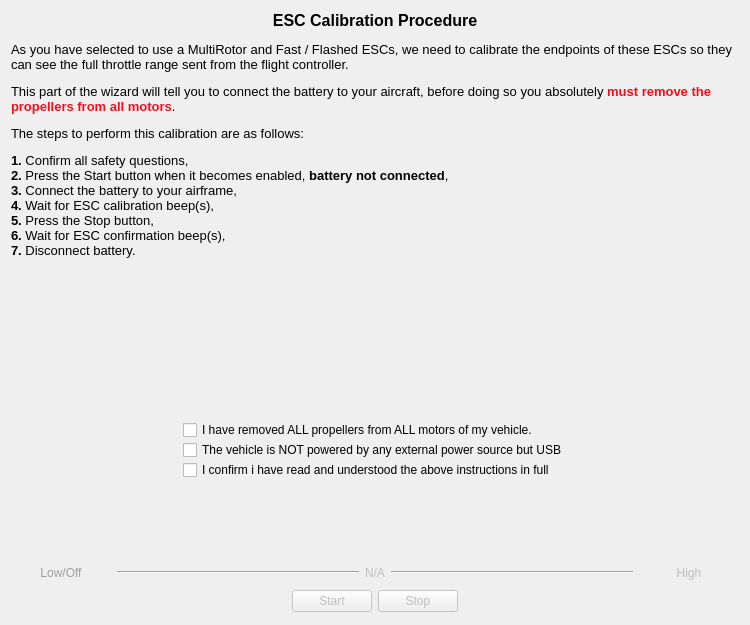
<?xml version="1.0" encoding="UTF-8"?>
<ui version="4.0">
 <class>EscCalibrationPage</class>
 <widget class="QWizardPage" name="EscCalibrationPage">
  <property name="geometry">
   <rect>
    <x>0</x>
    <y>0</y>
    <width>750</width>
    <height>625</height>
   </rect>
  </property>
  <property name="windowTitle">
   <string>WizardPage</string>
  </property>
  <layout class="QVBoxLayout" name="verticalLayout">
   <item>
    <widget class="QLabel" name="label">
     <property name="minimumSize">
      <size>
       <width>0</width>
       <height>290</height>
      </size>
     </property>
     <property name="maximumSize">
      <size>
       <width>16777215</width>
       <height>16777215</height>
      </size>
     </property>
     <property name="text">
      <string>&lt;!DOCTYPE HTML PUBLIC &quot;-//W3C//DTD HTML 4.0//EN&quot; &quot;http://www.w3.org/TR/REC-html40/strict.dtd&quot;&gt;
&lt;html&gt;&lt;head&gt;&lt;meta name=&quot;qrichtext&quot; content=&quot;1&quot; /&gt;&lt;style type=&quot;text/css&quot;&gt;
p, li { white-space: pre-wrap; }
&lt;/style&gt;&lt;/head&gt;&lt;body style=&quot; font-family:'Cantarell'; font-size:11pt; font-weight:400; font-style:normal;&quot;&gt;
&lt;p align=&quot;center&quot; style=&quot; margin-top:12px; margin-bottom:12px; margin-left:0px; margin-right:0px; -qt-block-indent:0; text-indent:0px;&quot;&gt;&lt;span style=&quot; font-size:12pt; font-weight:600;&quot;&gt;ESC Calibration Procedure&lt;/span&gt;&lt;/p&gt;
&lt;p style=&quot; margin-top:12px; margin-bottom:12px; margin-left:0px; margin-right:0px; -qt-block-indent:0; text-indent:0px;&quot;&gt;&lt;span style=&quot; font-size:10pt;&quot;&gt;As you have selected to use a MultiRotor and Fast / Flashed ESCs, we need to calibrate the endpoints of these ESCs so they can see the full throttle range sent from the flight controller.&lt;/span&gt;&lt;/p&gt;
&lt;p style=&quot; margin-top:12px; margin-bottom:12px; margin-left:0px; margin-right:0px; -qt-block-indent:0; text-indent:0px;&quot;&gt;&lt;span style=&quot; font-size:10pt;&quot;&gt;This part of the wizard will tell you to connect the battery to your aircraft, before doing so you absolutely &lt;/span&gt;&lt;span style=&quot; font-size:10pt; font-weight:600; color:#f30f1d;&quot;&gt;must remove the propellers from all motors&lt;/span&gt;&lt;span style=&quot; font-size:10pt;&quot;&gt;. &lt;/span&gt;&lt;/p&gt;
&lt;p style=&quot; margin-top:12px; margin-bottom:12px; margin-left:0px; margin-right:0px; -qt-block-indent:0; text-indent:0px;&quot;&gt;&lt;span style=&quot; font-size:10pt;&quot;&gt;The steps to perform this calibration are as follows:&lt;/span&gt;&lt;/p&gt;
&lt;p style=&quot; margin-top:12px; margin-bottom:12px; margin-left:0px; margin-right:0px; -qt-block-indent:0; text-indent:0px;&quot;&gt;&lt;span style=&quot; font-size:10pt; font-weight:600;&quot;&gt;1.&lt;/span&gt;&lt;span style=&quot; font-size:10pt;&quot;&gt; Confirm all safety questions,&lt;br /&gt;&lt;/span&gt;&lt;span style=&quot; font-size:10pt; font-weight:600;&quot;&gt;2.&lt;/span&gt;&lt;span style=&quot; font-size:10pt;&quot;&gt; Press the Start button when it becomes enabled, &lt;/span&gt;&lt;span style=&quot; font-size:10pt; font-weight:600;&quot;&gt;battery not connected&lt;/span&gt;&lt;span style=&quot; font-size:10pt;&quot;&gt;,&lt;br /&gt;&lt;/span&gt;&lt;span style=&quot; font-size:10pt; font-weight:600;&quot;&gt;3.&lt;/span&gt;&lt;span style=&quot; font-size:10pt;&quot;&gt; Connect the battery to your airframe,&lt;br /&gt;&lt;/span&gt;&lt;span style=&quot; font-size:10pt; font-weight:600;&quot;&gt;4.&lt;/span&gt;&lt;span style=&quot; font-size:10pt;&quot;&gt; Wait for ESC calibration beep(s),&lt;br /&gt;&lt;/span&gt;&lt;span style=&quot; font-size:10pt; font-weight:600;&quot;&gt;5.&lt;/span&gt;&lt;span style=&quot; font-size:10pt;&quot;&gt; Press the Stop button,&lt;br /&gt;&lt;/span&gt;&lt;span style=&quot; font-size:10pt; font-weight:600;&quot;&gt;6.&lt;/span&gt;&lt;span style=&quot; font-size:10pt;&quot;&gt; Wait for ESC confirmation beep(s),&lt;br /&gt;&lt;/span&gt;&lt;span style=&quot; font-size:10pt; font-weight:600;&quot;&gt;7.&lt;/span&gt;&lt;span style=&quot; font-size:10pt;&quot;&gt; Disconnect battery.&lt;/span&gt;&lt;/p&gt;&lt;/body&gt;&lt;/html&gt;</string>
     </property>
     <property name="textFormat">
      <enum>Qt::AutoText</enum>
     </property>
     <property name="alignment">
      <set>Qt::AlignLeading|Qt::AlignLeft|Qt::AlignTop</set>
     </property>
     <property name="wordWrap">
      <bool>true</bool>
     </property>
    </widget>
   </item>
   <item>
    <spacer name="verticalSpacer_2">
     <property name="orientation">
      <enum>Qt::Vertical</enum>
     </property>
     <property name="sizeType">
      <enum>QSizePolicy::Expanding</enum>
     </property>
     <property name="sizeHint" stdset="0">
      <size>
       <width>20</width>
       <height>2</height>
      </size>
     </property>
    </spacer>
   </item>
   <item>
    <layout class="QHBoxLayout" name="horizontalLayout_2">
     <property name="topMargin">
      <number>0</number>
     </property>
     <item>
      <spacer name="horizontalSpacer_3">
       <property name="orientation">
        <enum>Qt::Horizontal</enum>
       </property>
       <property name="sizeHint" stdset="0">
        <size>
         <width>40</width>
         <height>20</height>
        </size>
       </property>
      </spacer>
     </item>
     <item>
      <layout class="QVBoxLayout" name="verticalLayout_2" stretch="1000,100,100">
       <property name="spacing">
        <number>0</number>
       </property>
       <property name="sizeConstraint">
        <enum>QLayout::SetMinimumSize</enum>
       </property>
       <property name="topMargin">
        <number>0</number>
       </property>
       <item>
        <widget class="QCheckBox" name="securityCheckBox1">
         <property name="text">
          <string>I have removed ALL propellers from ALL motors of my vehicle.</string>
         </property>
         <property name="iconSize">
          <size>
           <width>24</width>
           <height>24</height>
          </size>
         </property>
        </widget>
       </item>
       <item>
        <widget class="QCheckBox" name="securityCheckBox2">
         <property name="text">
          <string>The vehicle is NOT powered by any external power source but USB</string>
         </property>
        </widget>
       </item>
       <item>
        <widget class="QCheckBox" name="securityCheckBox3">
         <property name="text">
          <string>I confirm i have read and understood the above instructions in full</string>
         </property>
        </widget>
       </item>
      </layout>
     </item>
     <item>
      <spacer name="horizontalSpacer_4">
       <property name="orientation">
        <enum>Qt::Horizontal</enum>
       </property>
       <property name="sizeHint" stdset="0">
        <size>
         <width>40</width>
         <height>20</height>
        </size>
       </property>
      </spacer>
     </item>
    </layout>
   </item>
   <item>
    <layout class="QHBoxLayout" name="horizontalLayout_3">
     <property name="topMargin">
      <number>0</number>
     </property>
     <item>
      <widget class="QLabel" name="nonconnectedLabel">
       <property name="minimumSize">
        <size>
         <width>155</width>
         <height>70</height>
        </size>
       </property>
       <property name="maximumSize">
        <size>
         <width>155</width>
         <height>70</height>
        </size>
       </property>
       <property name="text">
        <string/>
       </property>
       <property name="pixmap">
        <pixmap resource="../wizardResources.qrc">:/setupwizard/resources/not-connected.png</pixmap>
       </property>
       <property name="scaledContents">
        <bool>true</bool>
       </property>
      </widget>
     </item>
     <item>
      <widget class="QLabel" name="connectedLabel">
       <property name="enabled">
        <bool>false</bool>
       </property>
       <property name="minimumSize">
        <size>
         <width>155</width>
         <height>70</height>
        </size>
       </property>
       <property name="maximumSize">
        <size>
         <width>155</width>
         <height>70</height>
        </size>
       </property>
       <property name="text">
        <string/>
       </property>
       <property name="pixmap">
        <pixmap resource="../wizardResources.qrc">:/setupwizard/resources/connected.png</pixmap>
       </property>
       <property name="scaledContents">
        <bool>true</bool>
       </property>
      </widget>
     </item>
    </layout>
   </item>
   <item>
    <layout class="QHBoxLayout" name="horizontalLayout_4">
     <property name="topMargin">
      <number>0</number>
     </property>
     <item>
      <widget class="QPushButton" name="outputLow">
       <property name="enabled">
        <bool>false</bool>
       </property>
       <property name="minimumSize">
        <size>
         <width>100</width>
         <height>22</height>
        </size>
       </property>
       <property name="palette">
        <palette>
         <active>
          <colorrole role="WindowText">
           <brush brushstyle="SolidPattern">
            <color alpha="255">
             <red>255</red>
             <green>255</green>
             <blue>255</blue>
            </color>
           </brush>
          </colorrole>
          <colorrole role="Button">
           <brush brushstyle="LinearGradientPattern">
            <gradient startx="0.507000000000000" starty="0.000000000000000" endx="0.507000000000000" endy="0.772000000000000" type="LinearGradient" spread="ReflectSpread" coordinatemode="ObjectBoundingMode">
             <gradientstop position="0.208955000000000">
              <color alpha="255">
               <red>34</red>
               <green>34</green>
               <blue>200</blue>
              </color>
             </gradientstop>
             <gradientstop position="0.786070000000000">
              <color alpha="255">
               <red>6</red>
               <green>6</green>
               <blue>150</blue>
              </color>
             </gradientstop>
            </gradient>
           </brush>
          </colorrole>
          <colorrole role="Text">
           <brush brushstyle="SolidPattern">
            <color alpha="255">
             <red>255</red>
             <green>255</green>
             <blue>255</blue>
            </color>
           </brush>
          </colorrole>
          <colorrole role="ButtonText">
           <brush brushstyle="SolidPattern">
            <color alpha="255">
             <red>255</red>
             <green>255</green>
             <blue>255</blue>
            </color>
           </brush>
          </colorrole>
          <colorrole role="Base">
           <brush brushstyle="LinearGradientPattern">
            <gradient startx="0.507000000000000" starty="0.000000000000000" endx="0.507000000000000" endy="0.772000000000000" type="LinearGradient" spread="ReflectSpread" coordinatemode="ObjectBoundingMode">
             <gradientstop position="0.208955000000000">
              <color alpha="255">
               <red>34</red>
               <green>34</green>
               <blue>200</blue>
              </color>
             </gradientstop>
             <gradientstop position="0.786070000000000">
              <color alpha="255">
               <red>6</red>
               <green>6</green>
               <blue>150</blue>
              </color>
             </gradientstop>
            </gradient>
           </brush>
          </colorrole>
          <colorrole role="Window">
           <brush brushstyle="LinearGradientPattern">
            <gradient startx="0.507000000000000" starty="0.000000000000000" endx="0.507000000000000" endy="0.772000000000000" type="LinearGradient" spread="ReflectSpread" coordinatemode="ObjectBoundingMode">
             <gradientstop position="0.208955000000000">
              <color alpha="255">
               <red>34</red>
               <green>34</green>
               <blue>200</blue>
              </color>
             </gradientstop>
             <gradientstop position="0.786070000000000">
              <color alpha="255">
               <red>6</red>
               <green>6</green>
               <blue>150</blue>
              </color>
             </gradientstop>
            </gradient>
           </brush>
          </colorrole>
         </active>
         <inactive>
          <colorrole role="WindowText">
           <brush brushstyle="SolidPattern">
            <color alpha="255">
             <red>255</red>
             <green>255</green>
             <blue>255</blue>
            </color>
           </brush>
          </colorrole>
          <colorrole role="Button">
           <brush brushstyle="LinearGradientPattern">
            <gradient startx="0.507000000000000" starty="0.000000000000000" endx="0.507000000000000" endy="0.772000000000000" type="LinearGradient" spread="ReflectSpread" coordinatemode="ObjectBoundingMode">
             <gradientstop position="0.208955000000000">
              <color alpha="255">
               <red>34</red>
               <green>34</green>
               <blue>200</blue>
              </color>
             </gradientstop>
             <gradientstop position="0.786070000000000">
              <color alpha="255">
               <red>6</red>
               <green>6</green>
               <blue>150</blue>
              </color>
             </gradientstop>
            </gradient>
           </brush>
          </colorrole>
          <colorrole role="Text">
           <brush brushstyle="SolidPattern">
            <color alpha="255">
             <red>255</red>
             <green>255</green>
             <blue>255</blue>
            </color>
           </brush>
          </colorrole>
          <colorrole role="ButtonText">
           <brush brushstyle="SolidPattern">
            <color alpha="255">
             <red>255</red>
             <green>255</green>
             <blue>255</blue>
            </color>
           </brush>
          </colorrole>
          <colorrole role="Base">
           <brush brushstyle="LinearGradientPattern">
            <gradient startx="0.507000000000000" starty="0.000000000000000" endx="0.507000000000000" endy="0.772000000000000" type="LinearGradient" spread="ReflectSpread" coordinatemode="ObjectBoundingMode">
             <gradientstop position="0.208955000000000">
              <color alpha="255">
               <red>34</red>
               <green>34</green>
               <blue>200</blue>
              </color>
             </gradientstop>
             <gradientstop position="0.786070000000000">
              <color alpha="255">
               <red>6</red>
               <green>6</green>
               <blue>150</blue>
              </color>
             </gradientstop>
            </gradient>
           </brush>
          </colorrole>
          <colorrole role="Window">
           <brush brushstyle="LinearGradientPattern">
            <gradient startx="0.507000000000000" starty="0.000000000000000" endx="0.507000000000000" endy="0.772000000000000" type="LinearGradient" spread="ReflectSpread" coordinatemode="ObjectBoundingMode">
             <gradientstop position="0.208955000000000">
              <color alpha="255">
               <red>34</red>
               <green>34</green>
               <blue>200</blue>
              </color>
             </gradientstop>
             <gradientstop position="0.786070000000000">
              <color alpha="255">
               <red>6</red>
               <green>6</green>
               <blue>150</blue>
              </color>
             </gradientstop>
            </gradient>
           </brush>
          </colorrole>
         </inactive>
         <disabled>
          <colorrole role="WindowText">
           <brush brushstyle="SolidPattern">
            <color alpha="255">
             <red>159</red>
             <green>158</green>
             <blue>158</blue>
            </color>
           </brush>
          </colorrole>
          <colorrole role="Button">
           <brush brushstyle="SolidPattern">
            <color alpha="255">
             <red>100</red>
             <green>150</green>
             <blue>255</blue>
            </color>
           </brush>
          </colorrole>
          <colorrole role="Text">
           <brush brushstyle="SolidPattern">
            <color alpha="255">
             <red>159</red>
             <green>158</green>
             <blue>158</blue>
            </color>
           </brush>
          </colorrole>
          <colorrole role="ButtonText">
           <brush brushstyle="SolidPattern">
            <color alpha="255">
             <red>159</red>
             <green>158</green>
             <blue>158</blue>
            </color>
           </brush>
          </colorrole>
          <colorrole role="Base">
           <brush brushstyle="SolidPattern">
            <color alpha="255">
             <red>255</red>
             <green>255</green>
             <blue>255</blue>
            </color>
           </brush>
          </colorrole>
          <colorrole role="Window">
           <brush brushstyle="SolidPattern">
            <color alpha="255">
             <red>242</red>
             <green>241</green>
             <blue>240</blue>
            </color>
           </brush>
          </colorrole>
         </disabled>
        </palette>
       </property>
       <property name="styleSheet">
        <string notr="true">QPushButton:enabled {
	background-color: qlineargradient(spread:reflect, x1:0.507, y1:0, x2:0.507, y2:0.772, stop:0.208955 rgba(34, 34, 200, 255), stop:0.78607 rgba(6, 6, 150, 255));
	color: rgb(255, 255, 255);
	border-radius: 5;
}</string>
       </property>
       <property name="text">
        <string>Low/Off</string>
       </property>
       <property name="flat">
        <bool>true</bool>
       </property>
      </widget>
     </item>
     <item>
      <widget class="Line" name="line">
       <property name="sizePolicy">
        <sizepolicy hsizetype="Expanding" vsizetype="Fixed">
         <horstretch>0</horstretch>
         <verstretch>0</verstretch>
        </sizepolicy>
       </property>
       <property name="frameShadow">
        <enum>QFrame::Sunken</enum>
       </property>
       <property name="lineWidth">
        <number>1</number>
       </property>
       <property name="orientation">
        <enum>Qt::Horizontal</enum>
       </property>
      </widget>
     </item>
     <item>
      <widget class="QLabel" name="outputLevel">
       <property name="enabled">
        <bool>false</bool>
       </property>
       <property name="text">
        <string>N/A</string>
       </property>
      </widget>
     </item>
     <item>
      <widget class="Line" name="line_2">
       <property name="sizePolicy">
        <sizepolicy hsizetype="Expanding" vsizetype="Fixed">
         <horstretch>0</horstretch>
         <verstretch>0</verstretch>
        </sizepolicy>
       </property>
       <property name="orientation">
        <enum>Qt::Horizontal</enum>
       </property>
      </widget>
     </item>
     <item>
      <widget class="QPushButton" name="outputHigh">
       <property name="enabled">
        <bool>false</bool>
       </property>
       <property name="minimumSize">
        <size>
         <width>100</width>
         <height>22</height>
        </size>
       </property>
       <property name="styleSheet">
        <string notr="true">QPushButton:enabled {
	background-color: qlineargradient(spread:reflect, x1:0.507, y1:0, x2:0.507, y2:0.772, stop:0.208955 rgba(200, 14, 14, 255),  stop:0.78607 rgba(160,  6, 6, 255));
	color: rgb(255, 255, 255);
	border-radius: 5;
}</string>
       </property>
       <property name="text">
        <string>High</string>
       </property>
       <property name="flat">
        <bool>true</bool>
       </property>
      </widget>
     </item>
    </layout>
   </item>
   <item>
    <layout class="QHBoxLayout" name="horizontalLayout">
     <property name="topMargin">
      <number>0</number>
     </property>
     <item>
      <spacer name="horizontalSpacer">
       <property name="orientation">
        <enum>Qt::Horizontal</enum>
       </property>
       <property name="sizeHint" stdset="0">
        <size>
         <width>40</width>
         <height>20</height>
        </size>
       </property>
      </spacer>
     </item>
     <item>
      <widget class="QPushButton" name="startButton">
       <property name="enabled">
        <bool>false</bool>
       </property>
       <property name="minimumSize">
        <size>
         <width>0</width>
         <height>0</height>
        </size>
       </property>
       <property name="text">
        <string>Start</string>
       </property>
      </widget>
     </item>
     <item>
      <widget class="QPushButton" name="stopButton">
       <property name="enabled">
        <bool>false</bool>
       </property>
       <property name="minimumSize">
        <size>
         <width>0</width>
         <height>0</height>
        </size>
       </property>
       <property name="text">
        <string>Stop</string>
       </property>
      </widget>
     </item>
     <item>
      <spacer name="horizontalSpacer_2">
       <property name="orientation">
        <enum>Qt::Horizontal</enum>
       </property>
       <property name="sizeHint" stdset="0">
        <size>
         <width>40</width>
         <height>20</height>
        </size>
       </property>
      </spacer>
     </item>
    </layout>
   </item>
   <item>
    <spacer name="verticalSpacer">
     <property name="orientation">
      <enum>Qt::Vertical</enum>
     </property>
     <property name="sizeType">
      <enum>QSizePolicy::Minimum</enum>
     </property>
     <property name="sizeHint" stdset="0">
      <size>
       <width>20</width>
       <height>2</height>
      </size>
     </property>
    </spacer>
   </item>
  </layout>
 </widget>
 <tabstops>
  <tabstop>startButton</tabstop>
 </tabstops>
 <resources>
  <include location="../wizardResources.qrc"/>
 </resources>
 <connections/>
</ui>
